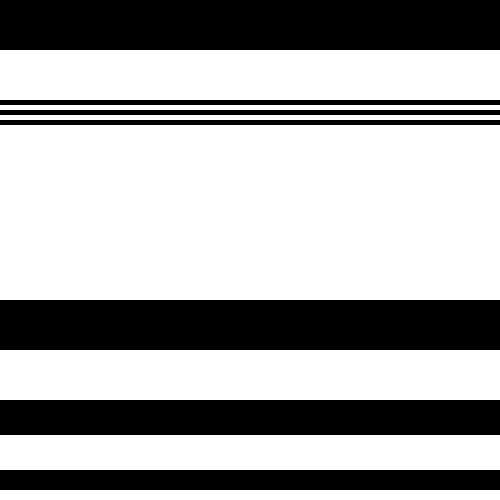
Frame 1 (no input)
Frame 60 (the mouse pressed at the canvas centre just before this capture): identical to frame 1, image omitted
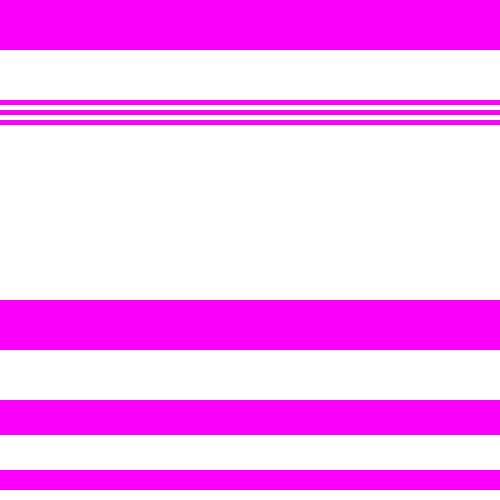
Frame 120 (the mouse held since frame 60 and released just before this capture)

The Processing sketch that drew these frames (run headless with seeded random() and noise(); from frame 60 on, the mouse is pressed at the canvas centre):

// Processing sketch: processing_51449
// ── processing_51449.pde

void setup() {
  size(500, 500);
  background(255);
  smooth();
}
void draw() {
  noStroke();
  fill(mouseY,0,mouseX);
  rect(0, 0, 500, 50);
  rect(0, 100, 500, 5);
  rect(0, 110, 500, 5);
  rect(0, 120, 500, 5);
  rect(0, 300, 500, 50);
  rect(0, 400, 500, 35);
  rect(0, 470, 500, 20);
}
void mouseDragged() {
  stroke((abs(mouseX-pmouseX)), 50, (abs(mouseY-pmouseY)));
  strokeWeight(abs(mouseX-pmouseX));
  line(pmouseX, pmouseY, mouseX, mouseY);
}
void keyPressed() {
  background(255);
}
